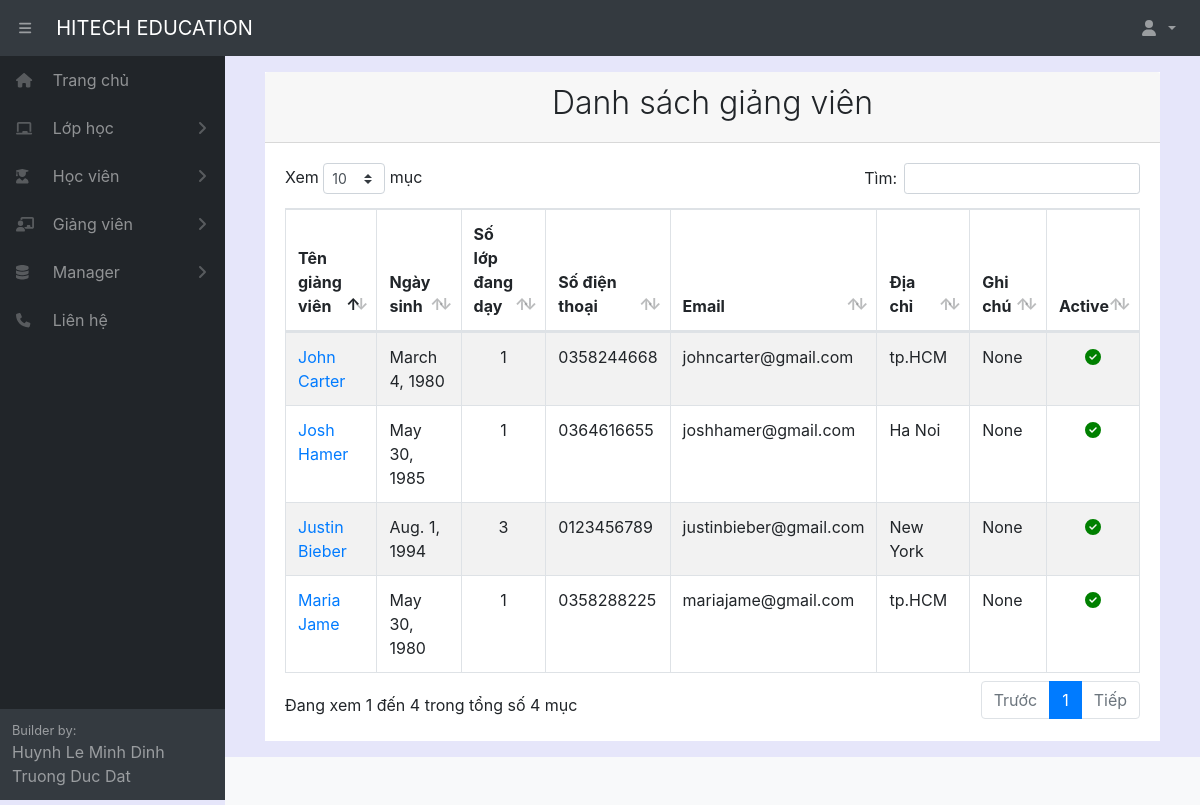
Page /listteacher/ (signed in) on the committed database.
### home/models.py (models this page shows, shortened)
class Teacher(models.Model):
    fullname = models.CharField(max_length=100, verbose_name="Tên giáo viên")
    gender = models.ForeignKey(Gender, null= True, on_delete=models.SET_NULL)
    birthday = models.DateField(verbose_name="Ngày sinh")
    identity_card = models.CharField(max_length=100, null = True, blank=True, verbose_name="CMND")
    phonenumber = models.CharField(max_length=100, null = True, blank=True, verbose_name="SDT")
    email = models.CharField(max_length=100, null = True, blank=True, verbose_name="Email")
    adress = models.CharField(max_length=300, null = True, blank=True, verbose_name="Địa chỉ")
    create_date = models.DateField(auto_now_add=True, verbose_name="Ngày tạo thông tin")
    note = models.CharField(max_length=300, null = True, blank=True, verbose_name="Ghi chú")
    active = models.BooleanField(default=True, verbose_name="Trạng thái")
    class Meta:
        ordering =["fullname"]
        verbose_name_plural = "Giáo viên"

### home/decorators.py (the view)
        def wrapper_func(request, *args, **kwargs):
            group = None
            if request.user.groups.exists():
                group = request.user.groups.all()[0].name
            if group in allowed_roles:
                return view_func(request, *args, **kwargs)
            else:
                return redirect('errorrole')

### home/views.py (called while the page is built)
@login_required(login_url='login')
@allowed_users(allowed_roles=['admin','manager','staff'])
def listTeacher(request):
    listteacher = Teacher.objects.all()
    array = []
    for item in listteacher:
        SL = {}
        SL['teachername'] = item.pk
        SL['number'] = Classname.objects.filter(teacher_id=item).count()
        array.append(SL)
    context = {'listteacher': listteacher,'SL':array}
    return render(request, 'teacher/teacher.html', context)

### home/templates/teacher/teacher.html (shortened to what this page needs)
{% extends "pages/base.html" %}
{% block content %}
{% load static %}
<div class="card-header">
    <h2 class="text-center font-weight-light">Danh sách giảng viên</h2>
</div>
<div class="card-body">
    <table id="example" class="table table-striped table-bordered" style="width:100%">
        <thead>
            <tr>
                <th style="width: 15%;">Tên giảng viên</th>
                <th style="width: 10%;">Ngày sinh</th>
                <th style="width: 12%;">Số lớp đang dạy</th>
                <th style="width: 10%;">Số điện thoại</th>
                <th style="width: 15%;">Email</th>
                <th style="width: 20%;">Địa chỉ</th>
                <th style="width: 13%;">Ghi chú</th>
                <th style="width: 5%;">Active</th>
            </tr>
        </thead>
        <tbody>
            {% for i in listteacher %}
            <tr>
                <td>
                    <a href="/teacher/{{ i.pk }}">{{ i.fullname}}</a>
                </td>
                <td>{{ i.birthday}}</td>
                <td style="text-align: center;">
                    {% for item in SL %}
                    {% if item.teachername == i.pk %}
                    {{item.number}}
                    {% endif %}
                    {% endfor %}
                </td>
                <td>{{ i.phonenumber}}</td>
                <td>{{ i.email}}</td>
                <td>{{ i.adress}}</td>
                <td>{{ i.note}}</td>
                <td style="text-align: center;">
                    {% if i.active %}
                    <i style="color: green; " class="fas fa-check-circle"></i>
                    {%endif%}
                </td>
            </tr>
            {% endfor %}
        </tbody>
    </table>
</div>
{% endblock content %}

### rows in the picture
Teacher: fullname "John Carter", birthday "March 4, 1980", number "1", phonenumber "0358244668", email "johncarter@gmail.com", adress "tp.HCM", note "None", active True (drawn)
Teacher: fullname "Josh Hamer", birthday "May 30, 1985", number "1", phonenumber "0364616655", email "joshhamer@gmail.com", adress "Ha Noi", note "None", active True (drawn)
Teacher: fullname "Justin Bieber", birthday "Aug. 1, 1994", number "3", phonenumber "0123456789", email "justinbieber@gmail.com", adress "New York", note "None", active True (drawn)
Teacher: fullname "Maria Jame", birthday "May 30, 1980", number "1", phonenumber "0358288225", email "mariajame@gmail.com", adress "tp.HCM", note "None", active True (drawn)
